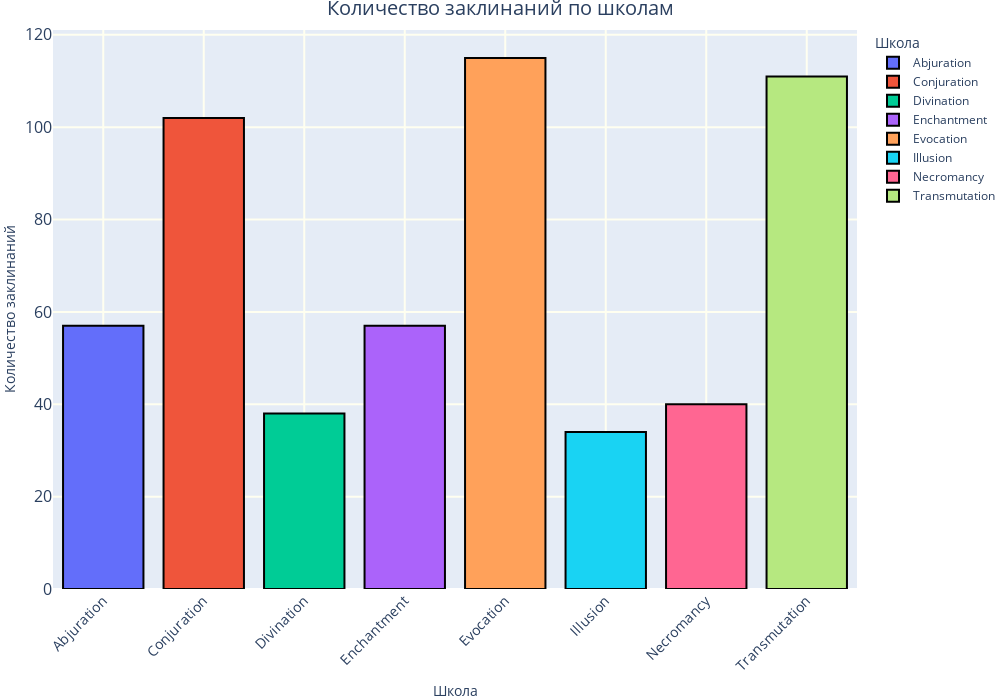

Write notebook code for a chart like this one.
### Code cell
import pandas as pd
import plotly.express as px

# Загрузка данных
data = pd.read_csv("BigData/PR2/dnd-spells.csv")

# Группировка данных по школам и подсчет количества заклинаний
#grouped_data = data.groupby('school')['level'].count().reset_index()

# Создание столбчатой диаграммы
fig = px.bar(grouped_data, x=grouped_data['school'], y=grouped_data['level'], color='school',
             labels={'school': 'Школа', 'level': 'Количество заклинаний'})
fig.update_traces(marker_line_width=2, marker_line_color='black')
# Добавление заголовка, размещение по центру сверху и установка размера текста
fig.update_layout(title_text='Количество заклинаний по школам', title_x=0.5, title_font_size=20)

# Настройка осей X и Y
fig.update_xaxes(title_text='Школа', tickangle=315, tickfont_size=14)
fig.update_yaxes(title_text='Количество заклинаний', tickfont_size=16)

# Установка размеров графика и добавление сетки
fig.update_layout(width=1000, height=700, xaxis=dict(showgrid=True, gridcolor='ivory', gridwidth=2),
                  yaxis=dict(showgrid=True, gridcolor='ivory', gridwidth=2))

# Убрать лишние отступы по краям
fig.update_layout(margin=dict(t=30, b=0, l=0, r=0))

# Отображение диаграммы
fig.show()

### Figure 1 — Plotly figure (JSON) as saved in the notebook; plotly's stock layout.template omitted (floating-point values rounded to 4 significant figures)
{"data": [{"alignmentgroup": "True", "hovertemplate": "Школа=%{x}<br>Количество заклинаний=%{y}<extra></extra>", "legendgroup": "Abjuration", "marker": {"color": "#636efa", "line": {"color": "black", "width": 2}, "pattern": {"shape": ""}}, "name": "Abjuration", "offsetgroup": "Abjuration", "orientation": "v", "showlegend": true, "textposition": "auto", "type": "bar", "x": ["Abjuration"], "xaxis": "x", "y": [57], "yaxis": "y"}, {"alignmentgroup": "True", "hovertemplate": "Школа=%{x}<br>Количество заклинаний=%{y}<extra></extra>", "legendgroup": "Conjuration", "marker": {"color": "#EF553B", "line": {"color": "black", "width": 2}, "pattern": {"shape": ""}}, "name": "Conjuration", "offsetgroup": "Conjuration", "orientation": "v", "showlegend": true, "textposition": "auto", "type": "bar", "x": ["Conjuration"], "xaxis": "x", "y": [102], "yaxis": "y"}, {"alignmentgroup": "True", "hovertemplate": "Школа=%{x}<br>Количество заклинаний=%{y}<extra></extra>", "legendgroup": "Divination", "marker": {"color": "#00cc96", "line": {"color": "black", "width": 2}, "pattern": {"shape": ""}}, "name": "Divination", "offsetgroup": "Divination", "orientation": "v", "showlegend": true, "textposition": "auto", "type": "bar", "x": ["Divination"], "xaxis": "x", "y": [38], "yaxis": "y"}, {"alignmentgroup": "True", "hovertemplate": "Школа=%{x}<br>Количество заклинаний=%{y}<extra></extra>", "legendgroup": "Enchantment", "marker": {"color": "#ab63fa", "line": {"color": "black", "width": 2}, "pattern": {"shape": ""}}, "name": "Enchantment", "offsetgroup": "Enchantment", "orientation": "v", "showlegend": true, "textposition": "auto", "type": "bar", "x": ["Enchantment"], "xaxis": "x", "y": [57], "yaxis": "y"}, {"alignmentgroup": "True", "hovertemplate": "Школа=%{x}<br>Количество заклинаний=%{y}<extra></extra>", "legendgroup": "Evocation", "marker": {"color": "#FFA15A", "line": {"color": "black", "width": 2}, "pattern": {"shape": ""}}, "name": "Evocation", "offsetgroup": "Evocation", "orientation": "v", "showlegend": true, "textposition": "auto", "type": "bar", "x": ["Evocation"], "xaxis": "x", "y": [115], "yaxis": "y"}, {"alignmentgroup": "True", "hovertemplate": "Школа=%{x}<br>Количество заклинаний=%{y}<extra></extra>", "legendgroup": "Illusion", "marker": {"color": "#19d3f3", "line": {"color": "black", "width": 2}, "pattern": {"shape": ""}}, "name": "Illusion", "offsetgroup": "Illusion", "orientation": "v", "showlegend": true, "textposition": "auto", "type": "bar", "x": ["Illusion"], "xaxis": "x", "y": [34], "yaxis": "y"}, {"alignmentgroup": "True", "hovertemplate": "Школа=%{x}<br>Количество заклинаний=%{y}<extra></extra>", "legendgroup": "Necromancy", "marker": {"color": "#FF6692", "line": {"color": "black", "width": 2}, "pattern": {"shape": ""}}, "name": "Necromancy", "offsetgroup": "Necromancy", "orientation": "v", "showlegend": true, "textposition": "auto", "type": "bar", "x": ["Necromancy"], "xaxis": "x", "y": [40], "yaxis": "y"}, {"alignmentgroup": "True", "hovertemplate": "Школа=%{x}<br>Количество заклинаний=%{y}<extra></extra>", "legendgroup": "Transmutation", "marker": {"color": "#B6E880", "line": {"color": "black", "width": 2}, "pattern": {"shape": ""}}, "name": "Transmutation", "offsetgroup": "Transmutation", "orientation": "v", "showlegend": true, "textposition": "auto", "type": "bar", "x": ["Transmutation"], "xaxis": "x", "y": [111], "yaxis": "y"}], "layout": {"barmode": "relative", "height": 700, "legend": {"title": {"text": "Школа"}, "tracegroupgap": 0}, "margin": {"b": 0, "l": 0, "r": 0, "t": 30}, "title": {"font": {"size": 20}, "text": "Количество заклинаний по школам", "x": 0.5}, "width": 1000, "xaxis": {"anchor": "y", "autorange": true, "categoryarray": ["Abjuration", "Conjuration", "Divination", "Enchantment", "Evocation", "Illusion", "Necromancy", "Transmutation"], "categoryorder": "array", "domain": [0, 1], "gridcolor": "ivory", "gridwidth": 2, "range": [-0.5, 7.5], "showgrid": true, "tickangle": -45, "tickfont": {"size": 14}, "title": {"text": "Школа"}, "type": "category"}, "yaxis": {"anchor": "x", "autorange": true, "domain": [0, 1], "gridcolor": "ivory", "gridwidth": 2, "range": [0, 121.1], "showgrid": true, "tickfont": {"size": 16}, "title": {"text": "Количество заклинаний"}, "type": "linear"}}}
